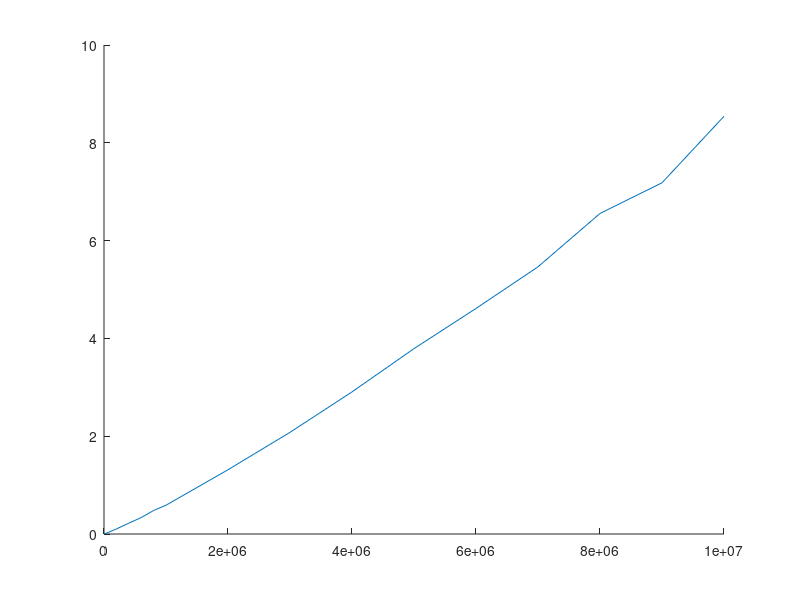

Write MATLAB code to recreate this figure. (Note: this script raises an error after producing the figure.)
x = [100, 1000, 5000, 10000, 50000, 200000, 400000, 600000, 800000, 1000000, 2000000, 3000000, 4000000, 5000000, 6000000, 7000000, 8000000, 9000000, 10000000]

tiempo_real = [0.0006620884, 0.0009028912,0.0022888184,0.0043179989,0.0231499672,0.1025629044,0.2220549583,0.3357808590,0.4803540707,0.5886080265,1.3140280247,2.0790300369,2.9057221413,3.7912540436,4.6123199463,5.4642441273,6.5550670624,7.1823101044,8.5418469906]

tiempo_cpu = [0.0001700000,0.0004530000,0.0018710000,0.0038340000,0.0224760000,0.1010480000,0.2196620000,0.3326040000,0.4764240000,0.5837500000,1.3048210000,2.0638340000,2.8874290000,3.7675520000,4.5844150000,5.4290310000,6.5135980000,7.1360230000,8.4872700000]

tiempo_es = [0.0002440000,0.0002370000,0.0002320000,0.0002980000,0.0004860000,0.0012220000,0.0020400000,0.0028430000,0.0036340000,0.0045080000,0.0087870000,0.0145200000,0.0175540000,0.0226820000,0.0265440000,0.0319310000,0.0379190000,0.0425850000,0.0490360000]


hold on

t_real = plot(x, tiempo_real)
t_real.Marker = 'o'
t_cpu = plot(x, tiempo_cpu)
t_cpu.Marker = 'o'
t_es = plot(x, tiempo_es)
t_es.Marker = 'o'
legend([t_real, t_cpu, t_es],'Tiempo Real','Tiempo CPU','Tiempo E/S')

ylabel('Tiempo (s)');
xlabel('Tamaño de entrada');

hold off